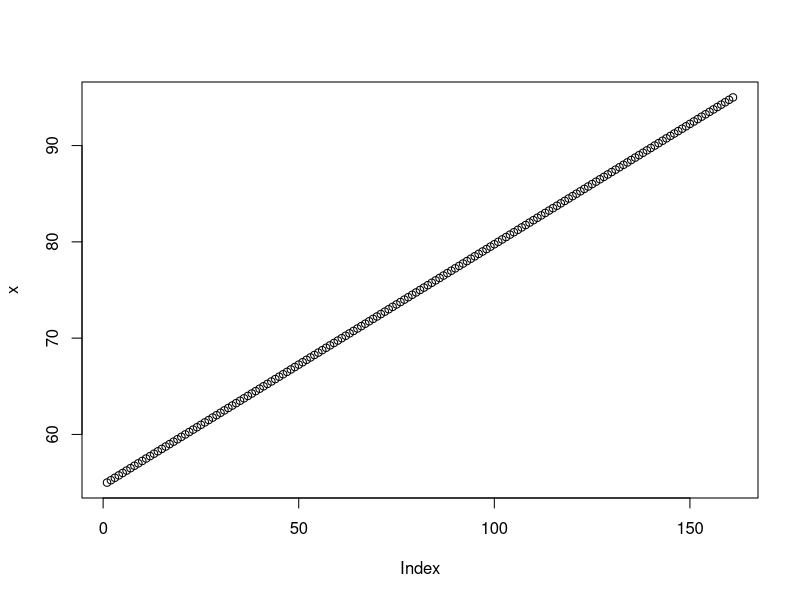
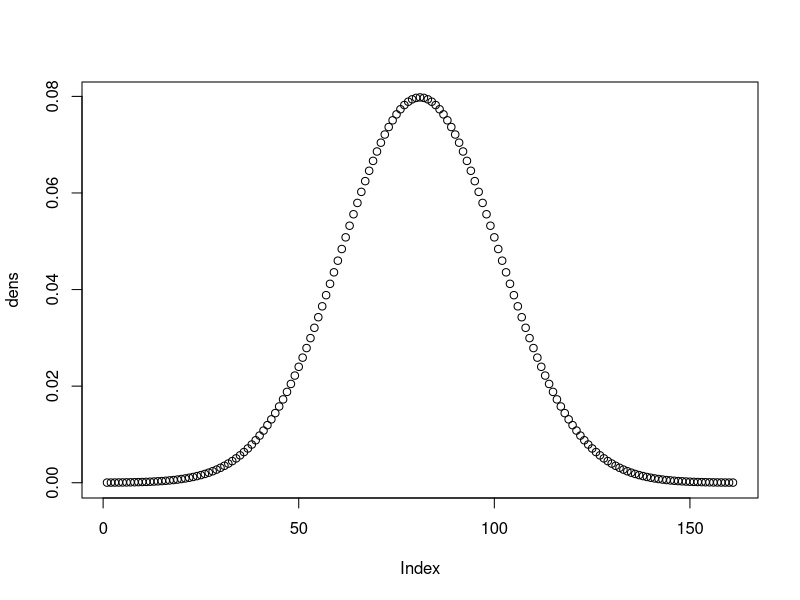
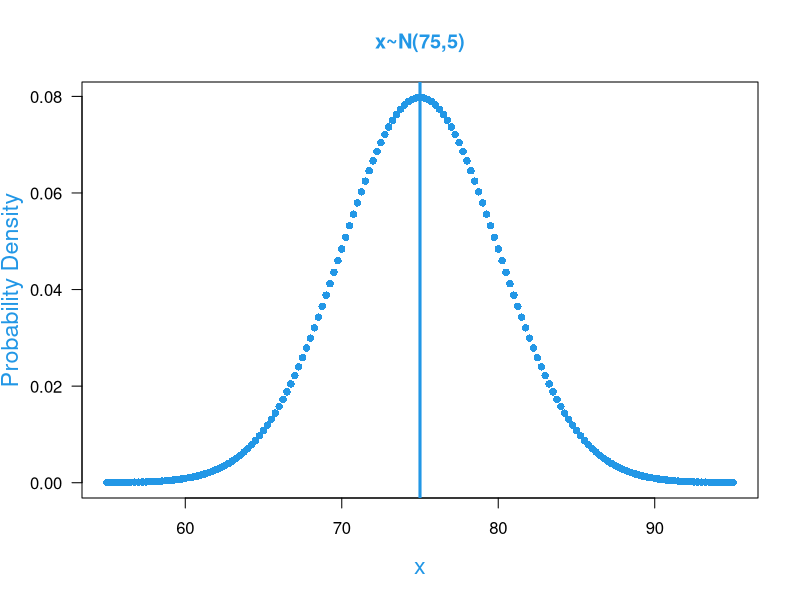

Write the R code that produced these figures, in order.


pnorm(70,75,5,lower.tail = T)

pnorm(85,75,5,lower.tail=F)


pnorm(0)
pnorm(-1)+pnorm(-1,lower.tail=F)


qnorm(.25,lower.tail = T)

x <- seq(55,95,.25)
plot(x)

x
dens <- dnorm(x,75,5)
plot(dens)

plot(x,dens,pch=16,col=4,main="x~N(75,5)",ylab="Probability Density",las=1,
     col.main=4,col.lab=4,cex.lab=1.4
     )
abline(v=75,col=4,lwd=3)
dens
